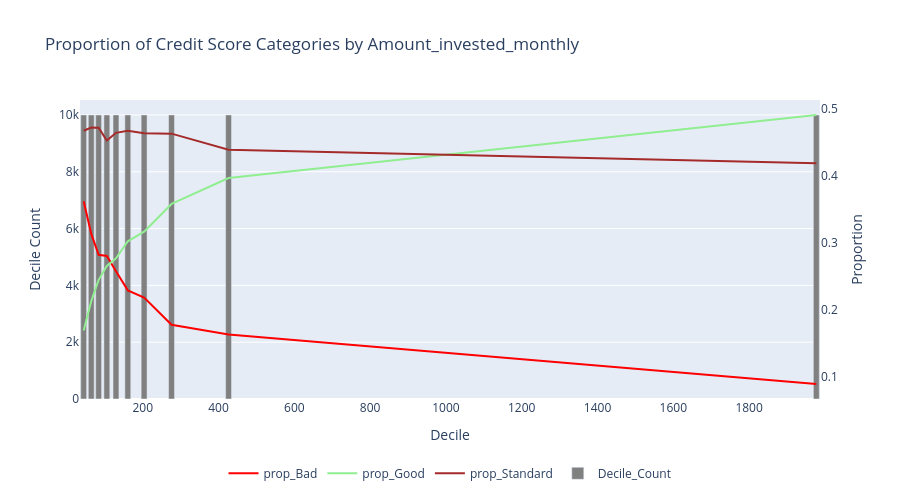

Here is the notebook cell this chart was saved with:
### Markdown cell above
Proporción de Buenos: se observa una relación positiva, a mayor el monto invertido mayor la proporción de buenos deudores.

Proporción de standard: la realación entre el monto invertido y la proporción de deudores Standard es negativa, en tendencia.

Proporción de malos: según lo esperado, la proporción de malos y la magnitud de las inversiones se relacionan negativamente.

### Code cell
chart_types = {
    "prop_Good":"line",
    "prop_Standard":"line",
    "prop_Bad": "line",  
    "Decile_Count": "bar"    
}

fig = plot_interactive_chart(
    df=deciles_summary,  
    y_columns=["prop_Bad", "prop_Good", "prop_Standard", "Decile_Count"],  
    x_column="Decile_Max",  
    chart_types=chart_types, 
    title=f"Proportion of Credit Score Categories by {continuous_variable}",
    x_title="Decile",
    y_title="Decile Count",  
    y2_title="Proportion",   
    secondary_y=["prop_Bad", "prop_Good", "prop_Standard"],  
    width=900,
    height=500,
    custom_colors={"prop_Bad": "red", "prop_Good":"lightgreen",
    "prop_Standard":"brown", "Decile_Count": "gray"}  
)

fig.show()

### Figure 1 — Plotly figure (JSON) as saved in the notebook; plotly's stock layout.template omitted (floating-point values rounded to 4 significant figures)
{"data": [{"line": {"color": "red"}, "mode": "lines", "name": "prop_Bad", "type": "scatter", "x": [44.14, 64.13, 83.59, 105.3, 129.4, 160.6, 203.6, 276.0, 426.4, 1977.0], "y": [0.3626, 0.3138, 0.2825, 0.2808, 0.2579, 0.2294, 0.2188, 0.178, 0.1635, 0.0895], "yaxis": "y2"}, {"line": {"color": "lightgreen"}, "mode": "lines", "name": "prop_Good", "type": "scatter", "x": [44.14, 64.13, 83.59, 105.3, 129.4, 160.6, 203.6, 276.0, 426.4, 1977.0], "y": [0.1696, 0.2135, 0.2452, 0.2659, 0.2774, 0.3027, 0.3171, 0.3585, 0.3971, 0.4914], "yaxis": "y2"}, {"line": {"color": "brown"}, "mode": "lines", "name": "prop_Standard", "type": "scatter", "x": [44.14, 64.13, 83.59, 105.3, 129.4, 160.6, 203.6, 276.0, 426.4, 1977.0], "y": [0.4678, 0.4727, 0.4723, 0.4533, 0.4647, 0.4679, 0.4641, 0.4635, 0.4394, 0.4191], "yaxis": "y2"}, {"marker": {"color": "gray"}, "name": "Decile_Count", "type": "bar", "x": [44.14, 64.13, 83.59, 105.3, 129.4, 160.6, 203.6, 276.0, 426.4, 1977.0], "y": [10000, 10000, 10000, 10000, 10000, 10000, 10000, 10000, 10000, 10000], "yaxis": "y"}], "layout": {"height": 500, "legend": {"orientation": "h", "x": 0.5, "xanchor": "center", "y": -0.2, "yanchor": "top"}, "title": {"text": "Proportion of Credit Score Categories by Amount_invested_monthly"}, "width": 900, "xaxis": {"title": {"text": "Decile"}}, "yaxis": {"title": {"text": "Decile Count"}}, "yaxis2": {"overlaying": "y", "showgrid": false, "side": "right", "title": {"text": "Proportion"}}}}
